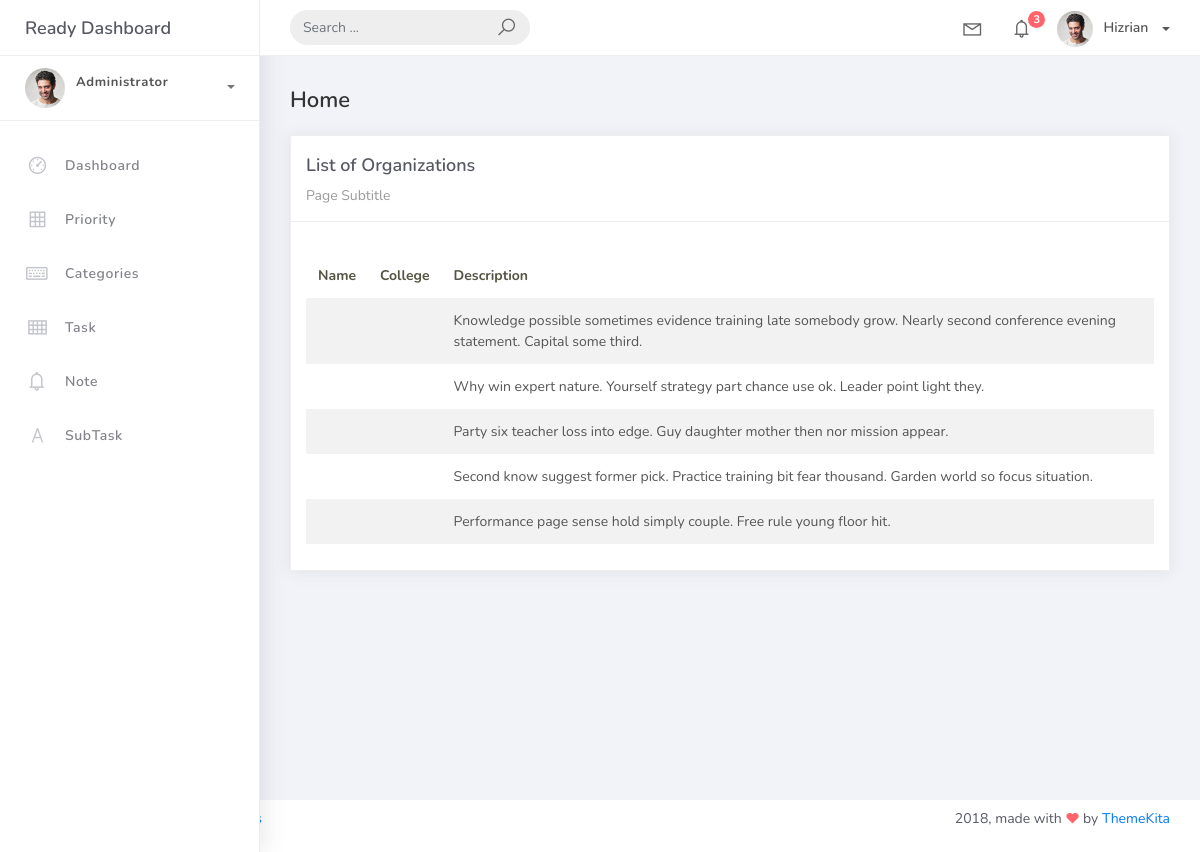
The page /task_list on the database as committed earlier.
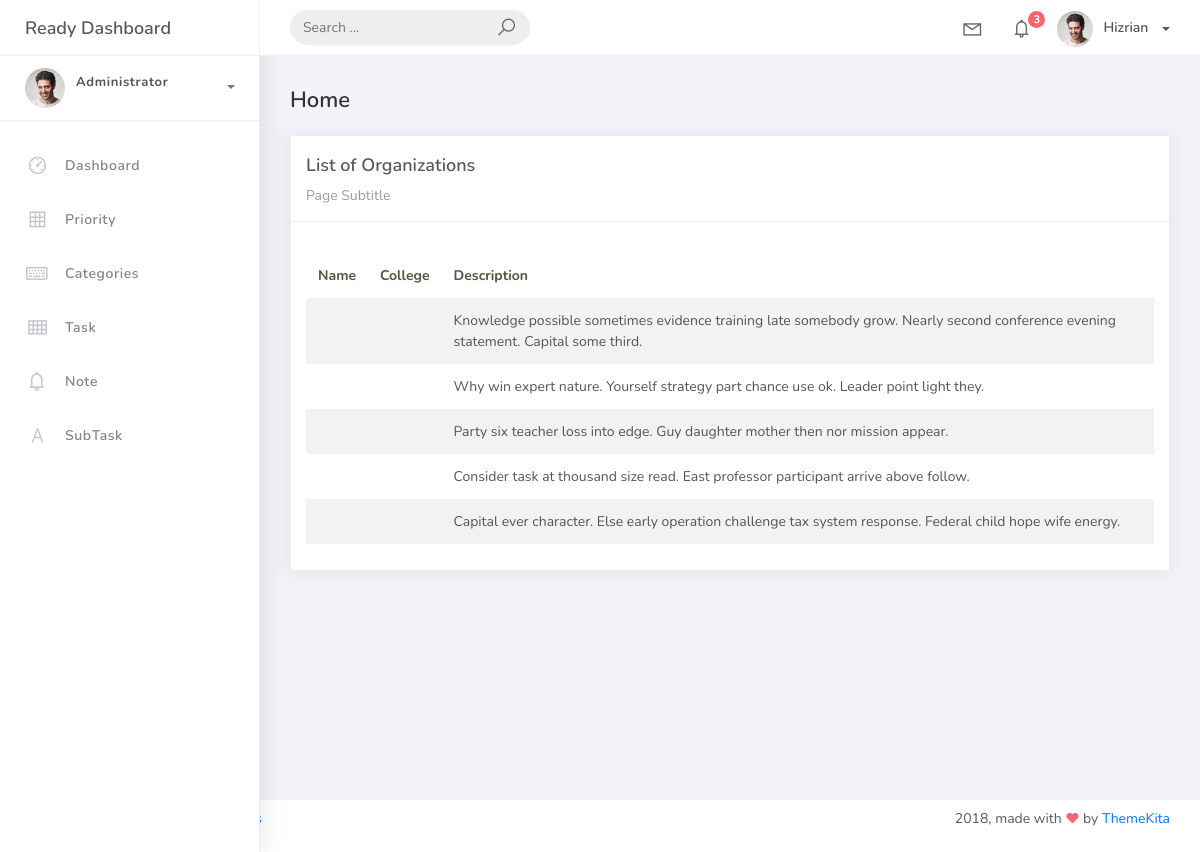
The same page on the database as committed later.
### Hangarin/models.py (models this page shows, shortened)
class BaseModel(models.Model):
    created_at = models.DateTimeField(auto_now_add=True, db_index=True)
    updated_at = models.DateTimeField(auto_now=True)

class Task(BaseModel):
     Title = models.CharField(max_length=150)
     description = models.TextField(max_length=250)
     deadline = models.DateField()
     status= models.CharField(max_length=50,choices=[("Pending", "Pending"),("In Progress", "In Progress",),("Completed", "Completed"),] , default="pending")
     task_category = models.ForeignKey(Category, on_delete=models.CASCADE)
     task_priority = models.ForeignKey(Priority, on_delete=models.CASCADE)

### Hangarin/views.py (the view)
# urls.py: path('task_list',TaskList.as_view(), name='task-list' ),
class TaskList(ListView):
    model = Task
    context_object_name = 'task'
    template_name = "task_list.html"
    paginate_by = 5

### templates/task_list.html
{% extends 'base.html' %}
{% load static %}
{% block content %}
<div class="content">
  <div class="container-fluid">
    <h4 class="page-title">Home</h4>
    <div class="row">
      <div class="col-md-12">
        <div class="card">
          <div class="card-header">
            <div class="card-title">List of Organizations</div>
            <div class="card-category">Page Subtitle</div>
          </div>
          <div class="card-body">
            <table class="table table-striped mt-3">
              <thead>
                <tr>
                  <th scope="col">Name</th>
                  <th scope="col">College</th>
                  <th scope="col">Description</th>
                </tr>
              </thead>
              <tbody>
                {% for object in object_list %}
                <tr>
                  <td>{{ object.name }}</td>
                  <td>{{ object.college }}</td>
                  <td>{{ object.description }}</td>
                </tr>
                {% endfor %}
              </tbody>
            </table>
          </div>
        </div>
      </div>
    </div>
  </div>
</div>
{% endblock %}

Rows that differ between the two databases and show on the page:
removed Task: description "Second know suggest former pick. Practice training bit fear thousand. Garden world so focus situation."
removed Task: description "Performance page sense hold simply couple. Free rule young floor hit."
now on this page (row unchanged): Task: description "Consider task at thousand size read. East professor participant arrive above follow."
now on this page (row unchanged): Task: description "Capital ever character. Else early operation challenge tax system response. Federal child hope wife energy."
